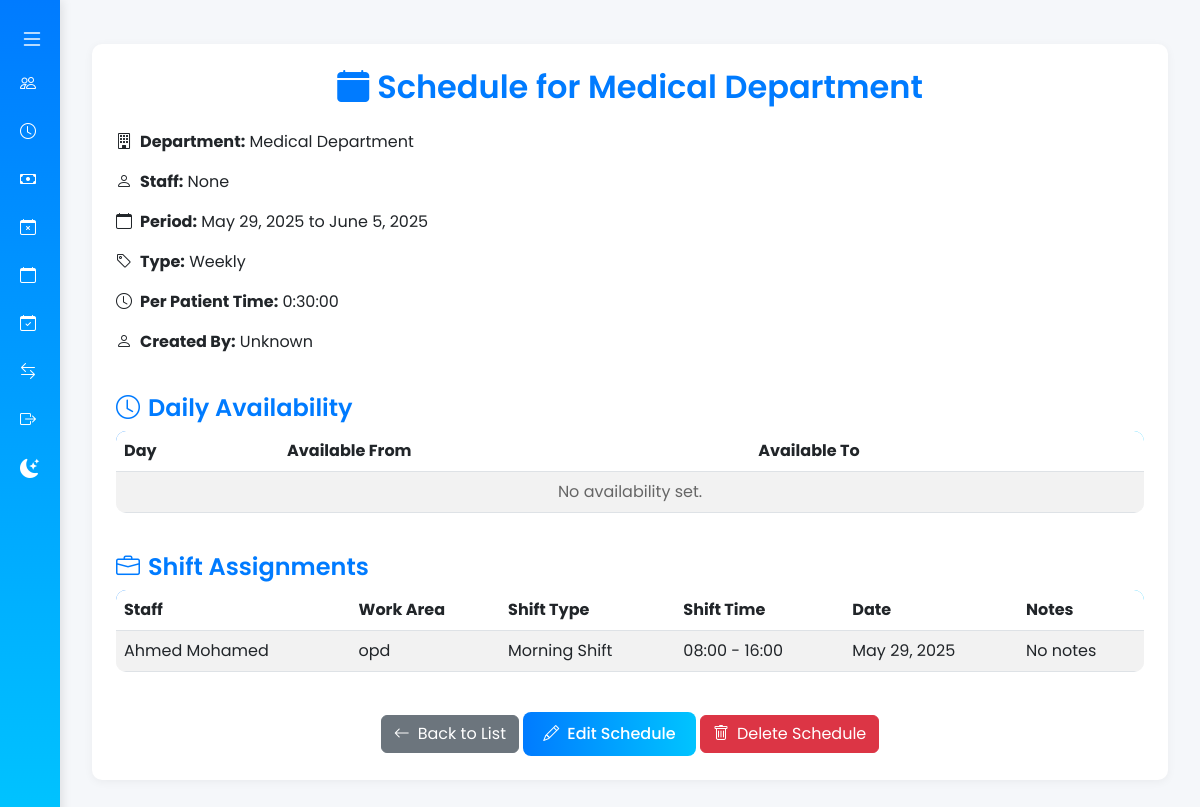
/hr/schedules/3/ (signed in), run on the app's committed database.
### hr/models.py (models this page shows, shortened)
class Schedule(models.Model):
    SCHEDULE_TYPE_CHOICES = (
        ('weekly', 'Weekly'),
        ('monthly', 'Monthly'),
    )
    department = models.ForeignKey(Department, on_delete=models.CASCADE)
    start_date = models.DateField()
    end_date = models.DateField()
    schedule_type = models.CharField(max_length=20, choices=SCHEDULE_TYPE_CHOICES, default='weekly')
    per_patient_time = models.DurationField(null=True, blank=True)
    shift_period = models.CharField(max_length=20, choices=[('morning', 'Morning'), ('night', 'Night')], blank=True)
    created_by = models.ForeignKey(CustomUser, on_delete=models.SET_NULL, null=True, related_name='created_schedules')
    created_at = models.DateTimeField(default=timezone.now)

class CustomUser(AbstractUser):
    ROLE_CHOICES = [
        ('super_admin', 'Super Admin'),
        ('doctor', 'Doctor'),
        ('nurse', 'Nurse'),
        ('receptionist', 'Receptionist'),
        ('pharmacist', 'Pharmacist'),
        ('hospital_manager', 'Hospital manager'),
        ('hr', 'Human Resources'),
    ]
    EMPLOYMENT_STATUS_CHOICES = [
        ('active', 'Active'),
        ('suspended', 'Suspended'),
        ('leave', 'Leave'),
    ]
    CONTRACT_TYPE_CHOICES = [
        ('permanent', 'Permanent'),
        ('temporary', 'Temporary'),
        ('contract', 'Contract'),
    ]
    PRACTITIONER_CLASSIFICATION_CHOICES = [
        ('consultant', 'Consultant'),
        ('specialist', 'Specialist'),
        ('second_specialist', 'Second Specialist'),
        ('senior_physician', 'Senior Physician'),
        ('second_physician', 'Second Physician'),
        ('third_physician', 'Third Physician'),
    ]
    ATTENDANCE_METHOD_CHOICES = [
        ('fingerprint', 'Fingerprint'),
        ('facial_print', 'Facial Print'),
        ('login_logout', 'Log In and Log Out'),
        ('kpi', 'KPI-Based'),
    ]
    departments = models.ManyToManyField('manager.Department', blank=True, related_name='users', null=True)
    role = models.CharField(max_length=20, choices=ROLE_CHOICES, default='hospital_manager')
    hospital = models.ForeignKey(
        'superadmin.Hospital',
        on_delete=models.SET_NULL,
        null=True,
        blank=True,
        default=None
    )
    hire_date = models.DateField(null=True, blank=True)
    salary_base = models.DecimalField(max_digits=10, decimal_places=2, default=0.00)
    national_id = models.CharField(max_length=20, unique=True, null=True, blank=True, db_index=True)
    is_active = models.BooleanField(default=True)
    full_name = models.CharField(max_length=200, blank=True)
    job_number = models.CharField(max_length=20, unique=True, blank=True, null=True, db_index=True)
    id_passport_number = models.CharField(max_length=50, blank=True, null=True)
    specialty = models.CharField(max_length=100, blank=True, null=True)
    practitioner_classification = models.CharField(
        max_length=50,
        choices=PRACTITIONER_CLASSIFICATION_CHOICES,
        blank=True,
        null=True,
    )
    contract_type = models.CharField(
        max_length=20,
        choices=CONTRACT_TYPE_CHOICES,
        blank=True,
        null=True,
    )
    benefits = models.DecimalField(max_digits=10, decimal_places=2, default=0.00)
    allowances = models.DecimalField(max_digits=10, decimal_places=2, default=0.00)
    phone_number = models.CharField(max_length=20, blank=True, null=True)
    email = models.EmailField(blank=True, null=True)
    address = models.TextField(blank=True, null=True)
    employment_status = models.CharField(
        max_length=20,
        choices=EMPLOYMENT_STATUS_CHOICES,
        default='active',
    )
    health_certificate = models.FileField(
        upload_to='health_certificates/',
        blank=True,
        null=True,
    )
    attendance_method = models.CharField(
        max_length=20,
        choices=ATTENDANCE_METHOD_CHOICES,
        blank=True,
        null=True,
        help_text="Individual attendance method; defaults to system setting if blank."
    )
    class Meta:
        indexes = [
            models.Index(fields=['hospital', 'role']),
        ]

class ShiftAssignment(models.Model):
    schedule = models.ForeignKey(Schedule, on_delete=models.CASCADE, related_name='shift_assignments')
    staff = models.ForeignKey(
        CustomUser,
        on_delete=models.CASCADE,
        related_name='shift_assignments',
        limit_choices_to={'role__in': ['doctor', 'nurse', 'pharmacist']},
    )
    work_area = models.ForeignKey(WorkArea, on_delete=models.CASCADE)
    shift_type = models.ForeignKey(ShiftType, on_delete=models.CASCADE)
    date = models.DateField()
    notes = models.TextField(blank=True, null=True)

class WorkArea(models.Model):
    WORK_AREAS = [
        ('ipd', 'Inpatient Department (IPD)'),
        ('opd', 'Outpatient Clinic (OPD)'),
        ('er', 'Emergency Clinic (ER)'),
        ('ot', 'Operating Theatre (OT)'),
        ('icu', 'Intensive Care Unit'),
        ('ward', 'Ward'),
    ]
    name = models.CharField(max_length=50, choices=WORK_AREAS)
    department = models.ForeignKey('manager.Department', on_delete=models.CASCADE, related_name='work_areas')

class ShiftType(models.Model):
    name = models.CharField(max_length=100)
    start_time = models.TimeField()
    end_time = models.TimeField()

### manager/models.py (models this page shows, shortened)
class Department(MPTTModel):
    TYPE_CHOICES = [
        ('unit', 'Unit'),
        ('department', 'Department'),
        ('administration', 'Administration'),
        ('medical', 'Medical Department'),
        ('emergency', 'Emergency'),
        ('surgical', 'Surgical Operations'),
    ]
    name = models.CharField(max_length=100, unique=True)
    parent = TreeForeignKey(
        'self', on_delete=models.CASCADE, null=True, blank=True, related_name='children'
    )
    department_type = models.CharField(max_length=20, choices=TYPE_CHOICES, default='department')
    hospital = models.ForeignKey('superadmin.Hospital', on_delete=models.CASCADE, related_name='departments')
    description = models.TextField(blank=True, null=True)
    is_active = models.BooleanField(default=True)
    class MPTTMeta:
        order_insertion_by = ['name']

### hr/views.py (the view)
# urls.py: path('schedules/<int:pk>/', ScheduleDetailView.as_view(), name='schedule_detail'),
class ScheduleDetailView(LoginRequiredMixin, HRRequiredMixin, DetailView):
    model = Schedule
    template_name = 'schedules/schedule_detail.html'
    context_object_name = 'schedule'
    def get_context_data(self, **kwargs):
        context = super().get_context_data(**kwargs)
        context['daily_availability'] = self.object.daily_availability.all().order_by('day_of_week')
        context['shift_assignments'] = self.object.shift_assignments.all()
        return context

### hr/views.py (called while the page is built)
    def test_func(self):
        return self.request.user.is_authenticated and self.request.user.role == 'hr'

### templates/schedules/schedule_detail.html (shortened to what this page needs)
{% extends "base.html" %}
{% block content %}
<div class="container my-4">
    <div class="card p-4" style="background-color: var(--card-bg);">
        <h2 class="mb-4 text-center">
            <i class="bi bi-calendar-fill me-2"></i>Schedule for {{ schedule.department.name }}
        </h2>
        <div class="row">
            <div class="col-md-6">
                <p><strong><i class="bi bi-building me-2"></i>Department:</strong> {{ schedule.department.name }}</p>
                <p><strong><i class="bi bi-person me-2"></i>Staff:</strong>
                    {% for staff in schedule.staff.all %}
                        {{ staff.get_full_name }}{% if not forloop.last %}, {% endif %}
                    {% empty %}
                        None
                    {% endfor %}
                </p>
                <p><strong><i class="bi bi-calendar me-2"></i>Period:</strong> {{ schedule.start_date }} to {{ schedule.end_date }}</p>
                <p><strong><i class="bi bi-tag me-2"></i>Type:</strong> {{ schedule.get_schedule_type_display }}</p>
                <p><strong><i class="bi bi-clock me-2"></i>Per Patient Time:</strong> {{ schedule.per_patient_time|default:"Not set" }}</p>
                <p><strong><i class="bi bi-person me-2"></i>Created By:</strong> {{ schedule.created_by.get_full_name|default:"Unknown" }}</p>
            </div>
        </div>
        <h4 class="mt-4"><i class="bi bi-clock me-2"></i>Daily Availability</h4>
        <div class="table-responsive">
            <table class="table table-striped table-hover" style="background-color: var(--table-bg);">
                <thead>
                    <tr>
                        <th>Day</th>
                        <th>Available From</th>
                        <th>Available To</th>
                    </tr>
                </thead>
                <tbody>
                    {% for availability in daily_availability %}
                        <tr>
                            <td>{{ availability.get_day_of_week_display }}</td>
                            <td>{{ availability.available_from|time:"H:i"|default:"Not available" }}</td>
                            <td>{{ availability.available_to|time:"H:i"|default:"Not available" }}</td>
                        </tr>
                    {% empty %}
                        <tr>
                            <td colspan="3" class="text-center">No availability set.</td>
                        </tr>
                    {% endfor %}
                </tbody>
            </table>
        </div>
        <h4 class="mt-4"><i class="bi bi-briefcase me-2"></i>Shift Assignments</h4>
        <div class="table-responsive">
            <table class="table table-striped table-hover" style="background-color: var(--table-bg);">
                <thead>
                    <tr>
                        <th>Staff</th>
                        <th>Work Area</th>
                        <th>Shift Type</th>
                        <th>Shift Time</th>
                        <th>Date</th>
                        <th>Notes</th>
                    </tr>
                </thead>
                <tbody>
                    {% for shift in shift_assignments %}
                        <tr {% if shift.shift_type.start_time < "08:00:00" or shift.shift_type.end_time > "17:00:00" %}class="table-warning"{% endif %}>
                            <td>{{ shift.staff.get_full_name }}</td>
                            <td>{{ shift.work_area.name }}</td>
                            <td>{{ shift.shift_type.name }}</td>
                            <td>{{ shift.shift_type.start_time|time:"H:i" }} - {{ shift.shift_type.end_time|time:"H:i" }}</td>
                            <td>{{ shift.date }}</td>
                            <td>{{ shift.notes|default:"No notes" }}</td>
                        </tr>
                    {% empty %}
                        <tr>
                            <td colspan="6" class="text-center">No shifts assigned.</td>
                        </tr>
                    {% endfor %}
                </tbody>
            </table>
        </div>
        <div class="text-center mt-4">
            <a href="{% url 'hr:schedule_list' %}" class="btn btn-secondary">
                <i class="bi bi-arrow-left me-2"></i>Back to List
            </a>
            {% if request.user.role == 'hr' %}
                <a href="{% url 'hr:schedule_update' schedule.pk %}" class="btn btn-primary">
                    <i class="bi bi-pencil me-2"></i>Edit Schedule
                </a>
                <a href="{% url 'hr:schedule_delete' schedule.pk %}" class="btn btn-danger">
                    <i class="bi bi-trash me-2"></i>Delete Schedule
                </a>
            {% endif %}
        </div>
    </div>
</div>
{% endblock %}

### templates/base.html (style rules this page uses)
:root { --body-bg: #f5f7fa; --body-color: #333; --main-content-bg: #f5f7fa; --sidebar-bg: linear-gradient(180deg, #007bff, #00c4ff); --card-bg: white; --table-bg: transparent; --table-color: #333; --table-border-color: #dee2e6; --table-hover-bg: #f1f4f8; --table-striped-bg: rgba(0, 0, 0, 0.05); }
body { background-color: var(--body-bg); font-family: 'Poppins', sans-serif; color: var(--body-color); display: flex; min-height: 100vh; margin: 0; transition: background-color 0.3s ease, color 0.3s ease; }
.container { max-width: 1200px; }
h2, h4, h5 { color: #007bff; font-weight: 600; }
.btn-primary { background: linear-gradient(90deg, #007bff, #00c4ff); border: none; border-radius: 8px; padding: 10px 20px; font-weight: 500; transition: all 0.3s ease; }
.table { background-color: var(--table-bg); color: var(--table-color); border-color: var(--table-border-color); border-radius: 10px; overflow: hidden; box-shadow: none; }
.table thead { background: linear-gradient(90deg, #007bff, #00c4ff); color: white; }
.table-striped tbody tr:nth-of-type(odd) { background-color: var(--table-striped-bg); }
.table th, .table td { border-color: var(--table-border-color); }
.table td.text-center { color: #666; }
.card { border: none; border-radius: 10px; box-shadow: 0 2px 10px rgba(0, 0, 0, 0.05); background-color: var(--card-bg) !important; transition: background-color 0.3s ease; }

### data on the page
Schedule: department.name "Medical Department", start_date "May 29, 2025", end_date "June 5, 2025", schedule_type "Weekly", per_patient_time "0:30:00", created_by.get_full_name "Unknown"
ShiftAssignment: staff.get_full_name "Ahmed Mohamed", work_area.name "opd", shift_type.name "Morning Shift", shift_type.start_time "08:00", shift_type.end_time "16:00", date "May 29, 2025", notes "No notes"
